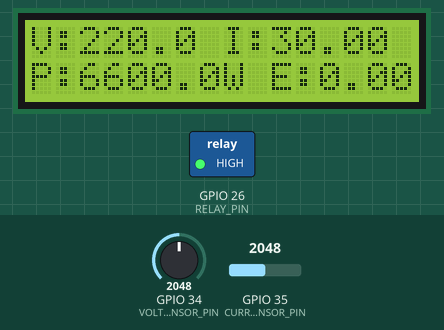
Bench run of a sketch on a simulated ESP32. Shown: 16×2 character LCD, switched loads named in the sketch (green lamp = pin HIGH). The inputs (shaded band) are chosen by the test bench; at power-on: GPIO 34 (VOLTAGE_SENSOR_PIN) = 2048, GPIO 35 (CURRENT_SENSOR_PIN) = 2048. WiFi joins after 1.5 s; servers stay silent unless stated.

Above: at 4.0 s.
4.1 s: GPIO 34 (VOLTAGE_SENSOR_PIN) set to 2866
At 5.5 s:
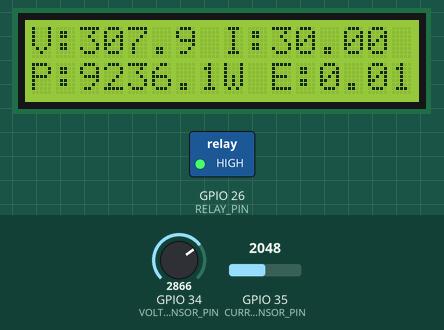
6.4 s: GPIO 35 (CURRENT_SENSOR_PIN) set to 2866
At 8.1 s:
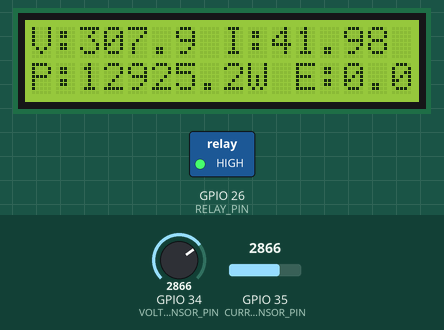
8.4 s: GPIO 34 (VOLTAGE_SENSOR_PIN) set to 3603
At 9.8 s:
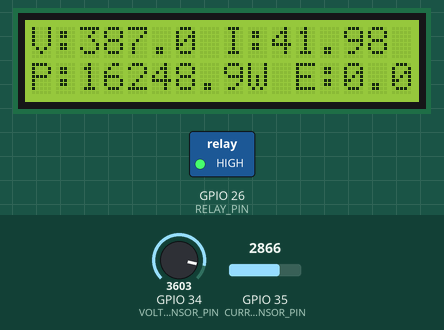
10.4 s: GPIO 35 (CURRENT_SENSOR_PIN) set to 3603
At 11.3 s:
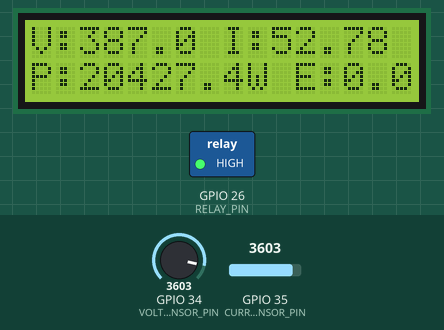
12.4 s: GPIO 34 (VOLTAGE_SENSOR_PIN) set to 4095
At 14.0 s:
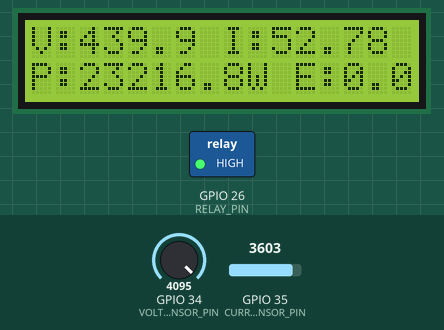
14.4 s: GPIO 35 (CURRENT_SENSOR_PIN) set to 4095
At 15.5 s:
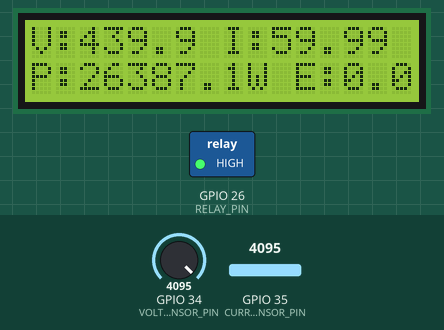
Timing chart, 0 to 17.4 s (numbered marks = the images above; inputs shaded):
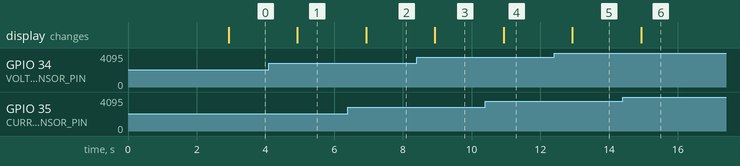

Measured:
- after the input at 4.1 s, the display: changes after 0.83 s (image 1)
- after the input at 6.4 s, the display: changes after 0.53 s (image 2)
- after the input at 8.4 s, the display: changes after 0.53 s (image 3)
- after the input at 10.4 s, the display: changes after 0.53 s (image 4)
- after the input at 12.4 s, the display: changes after 0.53 s (image 5)
- after the input at 14.4 s, the display: changes after 0.53 s (image 6)

The sketch:

Smart_Energy_Meter_ESP32.ino
```cpp
/*
  Smart Energy Meter — ESP32
  Fablab Rwanda — TechUp Skills Program (Group Project)

  What this does:
  - Reads AC voltage and current using a voltage sensing module and a CT
    (current transformer) clamp sensor
  - Computes real-time power (W) and accumulates energy (kWh)
  - Displays live Voltage / Current / Power / Energy on a 16x2 I2C LCD
  - Mirrors those same readings to a Blynk cloud dashboard in real time
  - Lets the user set a "baseline" (purchased electricity budget, in kWh)
    from the Blynk app
  - Warns and automatically disconnects a high-power load via relay when
    the accumulated energy gets close to / reaches that budget
  - Allows manual on/off override of the load from the Blynk app

  NOTE ON CALIBRATION:
  The constants marked CALIBRATE below depend on your exact CT sensor,
  voltage sensing circuit, and burden resistor. The values here are
  reasonable starting points, not measured values — you'll need to tune
  them against a known load (e.g. a lamp of known wattage) before the
  readings are accurate.
*/

#define BLYNK_TEMPLATE_ID   "YOUR_TEMPLATE_ID"      // from Blynk.Console
#define BLYNK_TEMPLATE_NAME "Smart Energy Meter"
#define BLYNK_AUTH_TOKEN    "YOUR_AUTH_TOKEN"        // from Blynk.Console

#include <WiFi.h>
#include <BlynkSimpleEsp32.h>
#include <Wire.h>
#include <LiquidCrystal_I2C.h>

// ---------- WiFi credentials ----------
char ssid[] = "YOUR_WIFI_SSID";
char pass[] = "YOUR_WIFI_PASSWORD";

// ---------- Pin assignments ----------
const int VOLTAGE_SENSOR_PIN = 34;   // ADC pin for voltage sensing module
const int CURRENT_SENSOR_PIN = 35;   // ADC pin for CT current sensor
const int RELAY_PIN          = 26;   // Relay controlling the load

// ---------- Blynk virtual pins ----------
#define VPIN_VOLTAGE   V0
#define VPIN_CURRENT   V1
#define VPIN_POWER     V2
#define VPIN_ENERGY    V3
#define VPIN_BASELINE  V4   // Purchased budget (kWh), set from the app
#define VPIN_ONOFF     V5   // Manual on/off switch from the app

// ---------- LCD setup (adjust address if needed: common are 0x27 or 0x3F) ----------
LiquidCrystal_I2C lcd(0x27, 16, 2);

// ---------- Calibration constants (CALIBRATE for your hardware) ----------
const float VOLTAGE_CALIBRATION = 220.0 / 2048.0; // ADC midpoint -> ~220V reference
const float CURRENT_CALIBRATION = 30.0 / 2048.0;  // e.g. for a 30A CT clamp

// ---------- State ----------
float baselineKWh   = 5.0;   // default purchased budget until user sets one
float energyKWh     = 0.0;   // accumulated energy since last reset
bool  loadIsOn       = true;
bool  budgetWarned   = false;

unsigned long lastSampleMillis = 0;
const unsigned long SAMPLE_INTERVAL_MS = 1000; // 1 reading per second

BlynkTimer timer;

// Reads the voltage sensor pin and converts to an RMS voltage estimate
float readVoltageRMS() {
  int raw = analogRead(VOLTAGE_SENSOR_PIN);
  float voltage = raw * VOLTAGE_CALIBRATION;
  return voltage;
}

// Reads the CT current sensor pin and converts to an RMS current estimate
float readCurrentRMS() {
  int raw = analogRead(CURRENT_SENSOR_PIN);
  float current = raw * CURRENT_CALIBRATION;
  return current;
}

void setLoad(bool on) {
  loadIsOn = on;
  digitalWrite(RELAY_PIN, on ? HIGH : LOW);
  Blynk.virtualWrite(VPIN_ONOFF, on ? 1 : 0);
}

// Called whenever the user moves the on/off switch in the Blynk app
BLYNK_WRITE(VPIN_ONOFF) {
  int value = param.asInt();
  setLoad(value == 1);
}

// Called whenever the user updates the baseline (budget) field in the app
BLYNK_WRITE(VPIN_BASELINE) {
  baselineKWh = param.asFloat();
  budgetWarned = false; // allow a fresh warning cycle for the new budget
}

void takeMeasurementAndUpdate() {
  float voltage = readVoltageRMS();
  float current = readCurrentRMS();
  float power   = voltage * current; // simplified real power (assumes power factor ~1)

  // Integrate power over the sample interval to accumulate energy
  float hoursElapsed = SAMPLE_INTERVAL_MS / 3600000.0;
  energyKWh += (power * hoursElapsed) / 1000.0;

  // ---- Update LCD ----
  lcd.setCursor(0, 0);
  lcd.print("V:");
  lcd.print(voltage, 1);
  lcd.print(" I:");
  lcd.print(current, 2);

  lcd.setCursor(0, 1);
  lcd.print("P:");
  lcd.print(power, 1);
  lcd.print("W E:");
  lcd.print(energyKWh, 2);

  // ---- Push readings to the Blynk dashboard ----
  Blynk.virtualWrite(VPIN_VOLTAGE, voltage);
  Blynk.virtualWrite(VPIN_CURRENT, current);
  Blynk.virtualWrite(VPIN_POWER, power);
  Blynk.virtualWrite(VPIN_ENERGY, energyKWh);

  // ---- Budget check: warn, then auto-shutoff ----
  float percentUsed = (energyKWh / baselineKWh) * 100.0;

  if (percentUsed >= 90.0 && percentUsed < 100.0 && !budgetWarned) {
    Blynk.logEvent("low_budget", "Warning: electricity budget almost exhausted");
    budgetWarned = true;
  }

  if (percentUsed >= 100.0 && loadIsOn) {
    setLoad(false); // automatically disconnect the high-power load
    Blynk.logEvent("budget_exhausted", "Budget exhausted: load automatically switched off");
  }
}

void setup() {
  Serial.begin(115200);

  pinMode(RELAY_PIN, OUTPUT);
  setLoad(true); // load starts on

  lcd.init();
  lcd.backlight();
  lcd.setCursor(0, 0);
  lcd.print("Smart Energy");
  lcd.setCursor(0, 1);
  lcd.print("Meter starting...");

  Blynk.begin(BLYNK_AUTH_TOKEN, ssid, pass);

  // Sync the baseline value already stored on the server, if any
  Blynk.syncVirtual(VPIN_BASELINE);

  timer.setInterval(SAMPLE_INTERVAL_MS, takeMeasurementAndUpdate);

  delay(1000);
  lcd.clear();
}

void loop() {
  Blynk.run();
  timer.run();
}
```
